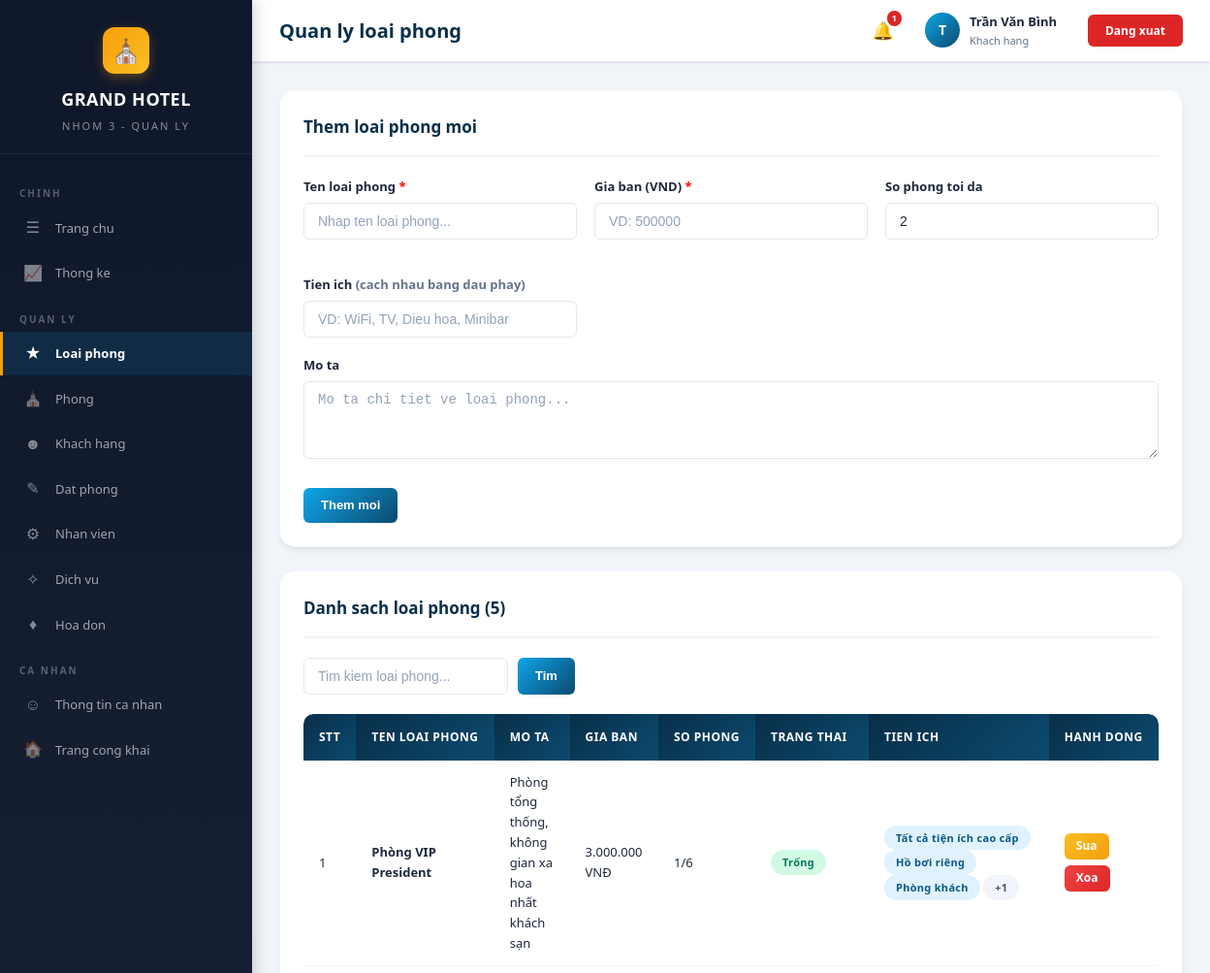
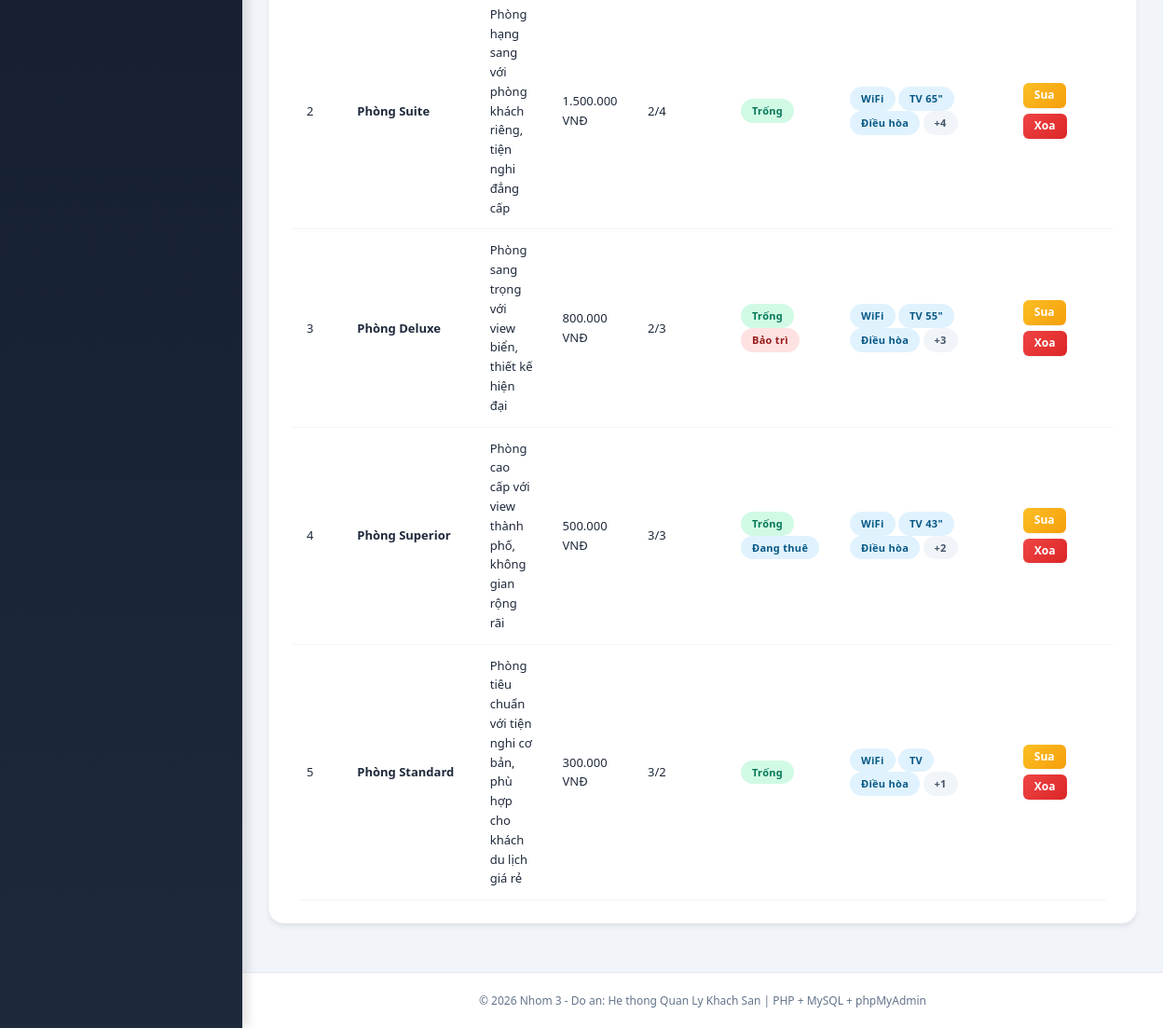
Screenshot of /loaiphong.php (signed in) with the database file from the repository (2 pictures, top to bottom).
### tables this page shows
CREATE TABLE IF NOT EXISTS loaiphong (
    id INT AUTO_INCREMENT PRIMARY KEY,
    tenloai VARCHAR(100) NOT NULL,
    mota TEXT,
    giaban DECIMAL(12,2) NOT NULL DEFAULT 0,
    sophong_max INT DEFAULT 2,
    tienich TEXT,
    hinhanh VARCHAR(255) DEFAULT ''
);

### loaiphong.php (the view, shortened to what this page needs)
<?php
require_once 'config.php';
$editItem = null;
$search = trim($_GET['search'] ?? '');
$where = '';
$params = [];
$sql = "SELECT lp.*,
        (SELECT COUNT(*) FROM phong WHERE loaiphong_id = lp.id) AS sophong_hientai,
        (SELECT COUNT(*) FROM phong WHERE loaiphong_id = lp.id AND trangthai = 'trong') AS sophong_trong,
        (SELECT COUNT(*) FROM phong WHERE loaiphong_id = lp.id AND trangthai = 'dang_thue') AS sophong_dangthue,
        (SELECT COUNT(*) FROM phong WHERE loaiphong_id = lp.id AND trangthai = 'bao_tri') AS sophong_baotri
        FROM loaiphong lp $where ORDER BY lp.id DESC";
$stmt = $pdo->prepare($sql);
$stmt->execute($params);
$dsLoaiPhong = $stmt->fetchAll();
require_once 'header.php';
?>
<div class="card">
    <div class="card-header">
        <h3><?php echo $editItem ? 'Sua loai phong' : 'Them loai phong moi'; ?></h3>
    </div>
    <form method="POST" action="">
        <div class="form-grid">
            <div class="form-group">
                <label>Ten loai phong <span style="color:red">*</span></label>
                <input type="text" name="tenloai" class="form-control" value="<?php echo $editItem ? htmlspecialchars($editItem['tenloai']) : ''; ?>" required placeholder="Nhap ten loai phong...">
            </div>
            <div class="form-group">
                <label>Gia ban (VND) <span style="color:red">*</span></label>
                <input type="number" name="giaban" class="form-control" min="0" step="1000" value="<?php echo $editItem ? $editItem['giaban'] : ''; ?>" required placeholder="VD: 500000">
            </div>
            <div class="form-group">
                <label>So phong toi da</label>
                <input type="number" name="sophong_max" class="form-control" min="1" max="100" value="<?php echo $editItem ? $editItem['sophong_max'] : 2; ?>" placeholder="So phong toi da">
            </div>
            <div class="form-group">
                <label>Tien ich <span class="text-muted">(cach nhau bang dau phay)</span></label>
                <input type="text" name="tienich" class="form-control" value="<?php echo $editItem ? htmlspecialchars($editItem['tienich'] ?? '') : ''; ?>" placeholder="VD: WiFi, TV, Dieu hoa, Minibar">
            </div>
        </div>
        <div class="form-group">
            <label>Mo ta</label>
            <textarea name="mota" class="form-control" rows="3" placeholder="Mo ta chi tiet ve loai phong..."><?php echo $editItem ? htmlspecialchars($editItem['mota'] ?? '') : ''; ?></textarea>
        </div>
        <div class="form-actions">
            <button type="submit" class="btn btn-primary"><?php echo $editItem ? 'Cap nhat' : 'Them moi'; ?></button>
        </div>
    </form>
</div>
<div class="card">
    <div class="card-header">
        <h3>Danh sach loai phong (<?php echo count($dsLoaiPhong); ?>)</h3>
    </div>
    <div class="search-bar">
        <form method="GET" action="" style="display:flex; gap:10px;">
            <input type="text" name="search" class="form-control" placeholder="Tim kiem loai phong..." value="<?php echo htmlspecialchars($search); ?>">
            <button type="submit" class="btn btn-primary">Tim</button>
        </form>
    </div>
    <div class="table-wrapper">
        <table>
            <thead>
                <tr>
                    <th>STT</th>
                    <th>Ten loai phong</th>
                    <th>Mo ta</th>
                    <th>Gia ban</th>
                    <th>So phong</th>
                    <th>Trang thai</th>
                    <th>Tien ich</th>
                    <th>Hanh dong</th>
                </tr>
            </thead>
            <tbody>
                <?php if (empty($dsLoaiPhong)): ?>
                    <tr>
                        <td colspan="8">
                            <div class="empty-state">
                                <div class="empty-icon">&#9733;</div>
                                <h4>Khong co loai phong nao</h4>
                                <p><?php echo $search ? 'Khong tim thay ket qua cho "' . htmlspecialchars($search) . '"' : 'Nhan "Them moi" de tao loai phong dau tien'; ?></p>
                            </div>
                        </td>
                    </tr>
                <?php else: ?>
                    <?php $stt = 1; foreach ($dsLoaiPhong as $lp): ?>
                    <tr>
                        <td><?php echo $stt++; ?></td>
                        <td><strong><?php echo htmlspecialchars($lp['tenloai']); ?></strong></td>
                        <td>
                            <?php
                            $mota = $lp['mota'] ?? '';
                            echo htmlspecialchars(mb_strlen($mota) > 80 ? mb_substr($mota, 0, 80) . '...' : $mota);
                            ?>
                        </td>
                        <td><?php echo formatMoney($lp['giaban']); ?></td>
                        <td>
                            <?php echo $lp['sophong_hientai']; ?>/<?php echo $lp['sophong_max']; ?>
                        </td>
                        <td>
                            <?php
                            $trong = (int)$lp['sophong_trong'];
                            $dangthue = (int)$lp['sophong_dangthue'];
                            $baotri = (int)$lp['sophong_baotri'];
                            if ($trong > 0) {
                                echo getStatusBadge('trong', 'phong') . ' ';
                            }
                            if ($dangthue > 0) {
                                echo getStatusBadge('dang_thue', 'phong') . ' ';
                            }
                            if ($baotri > 0) {
                                echo getStatusBadge('bao_tri', 'phong');
                            }
                            ?>
                        </td>
                        <td>
                            <?php
                            $tienich = $lp['tienich'] ?? '';
                            if ($tienich !== '') {
                                $items = explode(',', $tienich);
                                $display = array_slice($items, 0, 3);
                                foreach ($display as $item) {
                                    echo '<span class="badge badge-info">' . htmlspecialchars(trim($item)) . '</span> ';
                                }
                                if (count($items) > 3) {
                                    echo '<span class="badge badge-secondary">+' . (count($items) - 3) . '</span>';
                                }
                            } else {
                                echo '<span class="text-muted">-</span>';
                            }
                            ?>
                        </td>
                        <td>
                            <div class="btn-group">
                                <a href="loaiphong.php?edit=<?php echo $lp['id']; ?>" class="btn btn-warning btn-sm">Sua</a>
                                <a href="loaiphong.php?delete=<?php echo $lp['id']; ?>" class="btn btn-danger btn-sm" onclick="return confirmDelete('Ban co chac muon xoa loai phong <?php echo htmlspecialchars(addslashes($lp['tenloai'])); ?>?')">Xoa</a>
                            </div>
                        </td>
                    </tr>
                    <?php endforeach; ?>
                <?php endif; ?>
            </tbody>
        </table>
    </div>
</div>
<?php require_once 'footer.php'; ?>

### config.php (shortened to what this page needs)
<?php
function formatMoney($amount) {
    return number_format($amount, 0, ',', '.') . ' VNĐ';
}
function getStatusBadge($status, $type = 'phong') {
    $map = [
        'phong' => [
            'trong' => ['badge-success', 'Trống'],
            'dang_thue' => ['badge-info', 'Đang thuê'],
            'bao_tri' => ['badge-danger', 'Bảo trì'],
            'da_dat' => ['badge-warning', 'Đã đặt'],
        ],
        'datphong' => [
            'cho_xac_nhan' => ['badge-warning', 'Chờ xác nhận'],
            'da_xac_nhan' => ['badge-info', 'Đã xác nhận'],
            'da_nhan_phong' => ['badge-primary', 'Đã nhận phòng'],
            'da_tra_phong' => ['badge-success', 'Đã trả phòng'],
            'da_huy' => ['badge-danger', 'Đã hủy'],
        ],
        'hoadon' => [
            'chua_thanh_toan' => ['badge-danger', 'Chưa thanh toán'],
            'da_thanh_toan' => ['badge-success', 'Đã thanh toán'],
            'da_huy' => ['badge-secondary', 'Đã hủy'],
        ],
        'nhanvien' => [
            'hoat_dong' => ['badge-success', 'Hoạt động'],
            'nghi_viec' => ['badge-danger', 'Nghỉ việc'],
        ],
        'dichvu' => [
            'hoat_dong' => ['badge-success', 'Hoạt động'],
            'ngung' => ['badge-danger', 'Ngưng'],
        ],
        'taikhoan' => [
            'hoat_dong' => ['badge-success', 'Hoạt động'],
            'khoa' => ['badge-danger', 'Khóa'],
        ],
    ];
    $item = $map[$type][$status] ?? ['badge-secondary', $status];
    return '<span class="badge ' . $item[0] . '">' . $item[1] . '</span>';
}
?>

### rows the page displays
loaiphong: tenloai "Phòng VIP President", mota "Phòng tổng thống, không gian xa hoa nhất khách sạn", giaban "3.000.000 VNĐ", sophong_hientai "1", sophong_max "6", item "Trống", tienich "Tất cả tiện ích cao cấp", tienich "Hồ bơi riêng", tienich "Phòng khách", count($items)-3 "1"
loaiphong: tenloai "Phòng Suite", mota "Phòng hạng sang với phòng khách riêng, tiện nghi đẳng cấp", giaban "1.500.000 VNĐ", sophong_hientai "2", sophong_max "4", item "Trống", tienich "WiFi", tienich "TV 65\"", tienich "Điều hòa", count($items)-3 "4"
loaiphong: tenloai "Phòng Deluxe", mota "Phòng sang trọng với view biển, thiết kế hiện đại", giaban "800.000 VNĐ", sophong_hientai "2", sophong_max "3", item "Trống Bảo trì", tienich "WiFi", tienich "TV 55\"", tienich "Điều hòa", count($items)-3 "3"
loaiphong: tenloai "Phòng Superior", mota "Phòng cao cấp với view thành phố, không gian rộng rãi", giaban "500.000 VNĐ", sophong_hientai "3", sophong_max "3", item "Trống Đang thuê", tienich "WiFi", tienich "TV 43\"", tienich "Điều hòa", count($items)-3 "2"
loaiphong: tenloai "Phòng Standard", mota "Phòng tiêu chuẩn với tiện nghi cơ bản, phù hợp cho khách du lịch giá rẻ", giaban "300.000 VNĐ", sophong_hientai "3", sophong_max "2", item "Trống", tienich "WiFi", tienich "TV", tienich "Điều hòa", count($items)-3 "1"

### other values shown
$page_title "Quan ly loai phong"
$unread "1"
mb_substr($_SESSION['hoten'] ?? 'A', 0, 1, 'UTF-8') "T"
$_SESSION['hoten'] "Trần Văn Bình"
count($dsLoaiPhong) "5"
